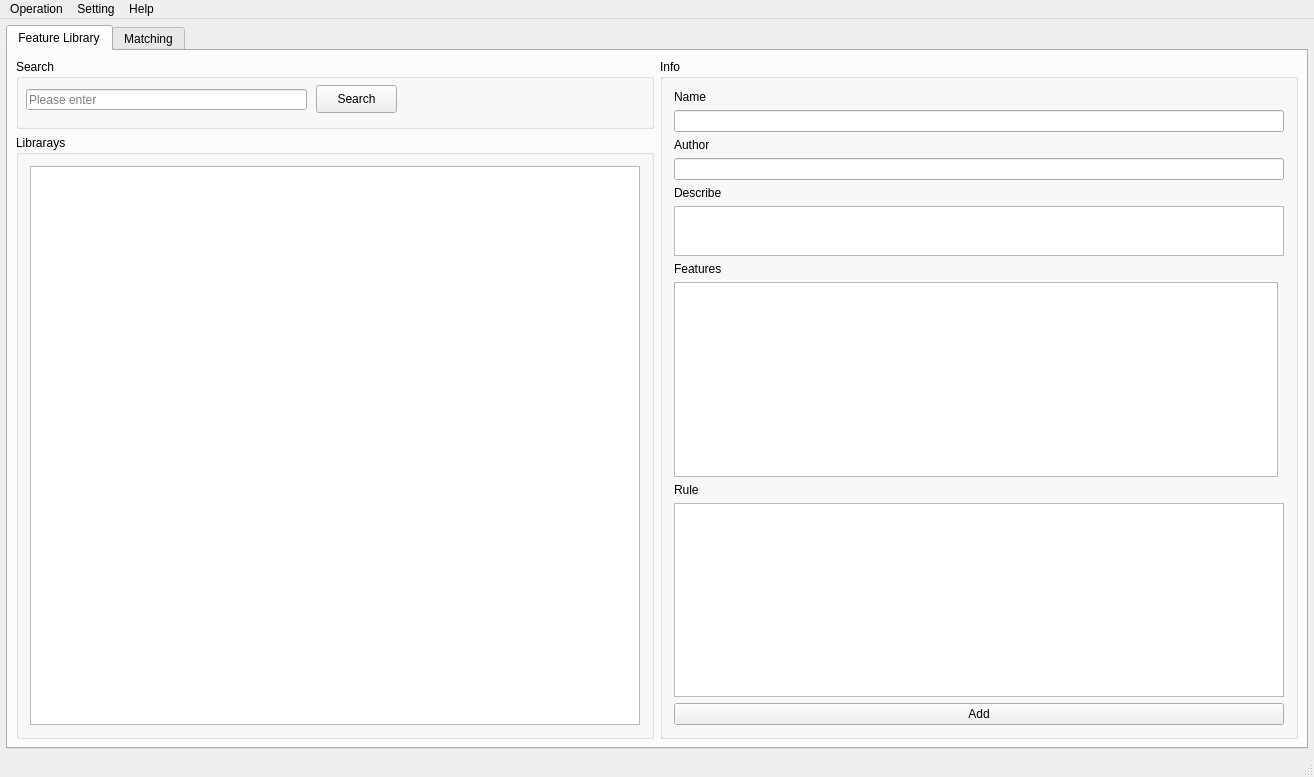
<?xml version="1.0" encoding="UTF-8"?>
<ui version="4.0">
 <class>FireDogEditorClass</class>
 <widget class="QMainWindow" name="FireDogEditorClass">
  <property name="geometry">
   <rect>
    <x>0</x>
    <y>0</y>
    <width>1314</width>
    <height>777</height>
   </rect>
  </property>
  <property name="minimumSize">
   <size>
    <width>1280</width>
    <height>768</height>
   </size>
  </property>
  <property name="windowTitle">
   <string>FireDogEditor</string>
  </property>
  <widget class="QWidget" name="centralWidget">
   <property name="minimumSize">
    <size>
     <width>0</width>
     <height>0</height>
    </size>
   </property>
   <layout class="QVBoxLayout" name="verticalLayout">
    <property name="leftMargin">
     <number>6</number>
    </property>
    <property name="topMargin">
     <number>6</number>
    </property>
    <property name="rightMargin">
     <number>6</number>
    </property>
    <property name="bottomMargin">
     <number>6</number>
    </property>
    <item>
     <widget class="QTabWidget" name="tabWidgetMain">
      <property name="enabled">
       <bool>true</bool>
      </property>
      <property name="styleSheet">
       <string notr="true"/>
      </property>
      <property name="currentIndex">
       <number>0</number>
      </property>
      <widget class="QWidget" name="tabFeatureLibrary">
       <property name="styleSheet">
        <string notr="true"/>
       </property>
       <attribute name="title">
        <string>Feature Library</string>
       </attribute>
       <layout class="QGridLayout" name="gridLayout">
        <property name="leftMargin">
         <number>8</number>
        </property>
        <property name="topMargin">
         <number>8</number>
        </property>
        <property name="rightMargin">
         <number>8</number>
        </property>
        <property name="bottomMargin">
         <number>8</number>
        </property>
        <item row="1" column="1">
         <widget class="QGroupBox" name="groupBoxLibrarays">
          <property name="title">
           <string>Librarays</string>
          </property>
          <layout class="QGridLayout" name="gridLayout_2">
           <item row="0" column="0">
            <widget class="QTableView" name="tableViewLibrary"/>
           </item>
          </layout>
         </widget>
        </item>
        <item row="0" column="1">
         <widget class="QGroupBox" name="groupBoxSearch">
          <property name="minimumSize">
           <size>
            <width>0</width>
            <height>70</height>
           </size>
          </property>
          <property name="maximumSize">
           <size>
            <width>16777215</width>
            <height>70</height>
           </size>
          </property>
          <property name="title">
           <string>Search</string>
          </property>
          <widget class="QLineEdit" name="lineEditSearchName">
           <property name="geometry">
            <rect>
             <x>10</x>
             <y>30</y>
             <width>281</width>
             <height>21</height>
            </rect>
           </property>
           <property name="placeholderText">
            <string>Please enter</string>
           </property>
          </widget>
          <widget class="QPushButton" name="pushButtonSearchName">
           <property name="geometry">
            <rect>
             <x>300</x>
             <y>26</y>
             <width>81</width>
             <height>28</height>
            </rect>
           </property>
           <property name="text">
            <string>Search</string>
           </property>
          </widget>
         </widget>
        </item>
        <item row="0" column="2" rowspan="2">
         <widget class="QGroupBox" name="groupBoxLibraryInfo">
          <property name="minimumSize">
           <size>
            <width>500</width>
            <height>0</height>
           </size>
          </property>
          <property name="maximumSize">
           <size>
            <width>16777215</width>
            <height>16777215</height>
           </size>
          </property>
          <property name="title">
           <string>Info</string>
          </property>
          <layout class="QGridLayout" name="gridLayout_3">
           <item row="0" column="0" colspan="2">
            <widget class="QLabel" name="labelLibraryInfoName">
             <property name="maximumSize">
              <size>
               <width>16777215</width>
               <height>15</height>
              </size>
             </property>
             <property name="text">
              <string>Name</string>
             </property>
            </widget>
           </item>
           <item row="1" column="0" colspan="2">
            <widget class="QLineEdit" name="lineEditLibraryInfoName">
             <property name="maximumSize">
              <size>
               <width>16777215</width>
               <height>24</height>
              </size>
             </property>
            </widget>
           </item>
           <item row="2" column="0" colspan="2">
            <widget class="QLabel" name="labelLibraryInfoAuthor">
             <property name="maximumSize">
              <size>
               <width>16777215</width>
               <height>15</height>
              </size>
             </property>
             <property name="text">
              <string>Author</string>
             </property>
            </widget>
           </item>
           <item row="3" column="0" colspan="2">
            <widget class="QLineEdit" name="lineEditLibraryInfoAuthor">
             <property name="maximumSize">
              <size>
               <width>16777215</width>
               <height>24</height>
              </size>
             </property>
            </widget>
           </item>
           <item row="4" column="0" colspan="2">
            <widget class="QLabel" name="labelLibraryInfoDescribe">
             <property name="maximumSize">
              <size>
               <width>16777215</width>
               <height>15</height>
              </size>
             </property>
             <property name="text">
              <string>Describe</string>
             </property>
            </widget>
           </item>
           <item row="5" column="0" colspan="2">
            <widget class="QTextEdit" name="textEditLibraryInfoDescribe">
             <property name="minimumSize">
              <size>
               <width>0</width>
               <height>50</height>
              </size>
             </property>
             <property name="maximumSize">
              <size>
               <width>16777215</width>
               <height>50</height>
              </size>
             </property>
            </widget>
           </item>
           <item row="6" column="0" colspan="2">
            <widget class="QLabel" name="labelLibraryInfoFeatures">
             <property name="text">
              <string>Features</string>
             </property>
            </widget>
           </item>
           <item row="7" column="0">
            <widget class="QTableView" name="tableViewLibraryInfoFeatures"/>
           </item>
           <item row="8" column="0">
            <widget class="QLabel" name="labelLibraryInfoRule">
             <property name="maximumSize">
              <size>
               <width>16777215</width>
               <height>15</height>
              </size>
             </property>
             <property name="text">
              <string>Rule</string>
             </property>
            </widget>
           </item>
           <item row="9" column="0" colspan="2">
            <widget class="QTreeView" name="treeViewLibraryInfoRules">
             <property name="headerHidden">
              <bool>true</bool>
             </property>
            </widget>
           </item>
           <item row="10" column="0" colspan="2">
            <widget class="QPushButton" name="pushButtonLibraryInfoSave">
             <property name="maximumSize">
              <size>
               <width>16777215</width>
               <height>28</height>
              </size>
             </property>
             <property name="text">
              <string>Add</string>
             </property>
            </widget>
           </item>
          </layout>
         </widget>
        </item>
       </layout>
      </widget>
      <widget class="QWidget" name="tabMatching">
       <property name="enabled">
        <bool>true</bool>
       </property>
       <attribute name="title">
        <string>Matching</string>
       </attribute>
       <layout class="QGridLayout" name="gridLayout_4">
        <property name="leftMargin">
         <number>8</number>
        </property>
        <property name="topMargin">
         <number>8</number>
        </property>
        <property name="rightMargin">
         <number>8</number>
        </property>
        <property name="bottomMargin">
         <number>8</number>
        </property>
        <item row="0" column="1" rowspan="3">
         <widget class="QGroupBox" name="groupBoxResult">
          <property name="title">
           <string>Result</string>
          </property>
          <layout class="QGridLayout" name="gridLayout_5">
           <item row="0" column="0">
            <widget class="QLineEdit" name="lineEditSearchResult">
             <property name="placeholderText">
              <string>Please enter</string>
             </property>
            </widget>
           </item>
           <item row="0" column="1">
            <widget class="QPushButton" name="pushButtonSearchResult">
             <property name="maximumSize">
              <size>
               <width>16777215</width>
               <height>16777215</height>
              </size>
             </property>
             <property name="text">
              <string>Search</string>
             </property>
            </widget>
           </item>
           <item row="1" column="0" colspan="2">
            <widget class="QTableView" name="tableViewSearchResult"/>
           </item>
          </layout>
         </widget>
        </item>
        <item row="0" column="0">
         <widget class="QGroupBox" name="groupBoxInput">
          <property name="maximumSize">
           <size>
            <width>410</width>
            <height>16777215</height>
           </size>
          </property>
          <property name="title">
           <string>Input</string>
          </property>
          <layout class="QVBoxLayout" name="verticalLayout_2">
           <item>
            <widget class="QLabel" name="labelText">
             <property name="text">
              <string>Text</string>
             </property>
            </widget>
           </item>
           <item>
            <widget class="QPlainTextEdit" name="plainTextText"/>
           </item>
           <item>
            <widget class="Line" name="line">
             <property name="orientation">
              <enum>Qt::Horizontal</enum>
             </property>
            </widget>
           </item>
           <item>
            <widget class="QLabel" name="labelHex">
             <property name="text">
              <string>Hex</string>
             </property>
            </widget>
           </item>
           <item>
            <widget class="HexEditor" name="plainTextHex">
             <property name="placeholderText">
              <string>00 11 22 33 44 55 66 77 88 99 AA BB CC DD EE FF</string>
             </property>
            </widget>
           </item>
           <item>
            <widget class="Line" name="line_2">
             <property name="orientation">
              <enum>Qt::Horizontal</enum>
             </property>
            </widget>
           </item>
           <item>
            <widget class="QLabel" name="labelFiles">
             <property name="text">
              <string>Files</string>
             </property>
            </widget>
           </item>
           <item>
            <widget class="QTableView" name="tableViewFiles"/>
           </item>
           <item>
            <widget class="QPushButton" name="pushButtonAddFiles">
             <property name="text">
              <string>Add Files</string>
             </property>
            </widget>
           </item>
          </layout>
         </widget>
        </item>
        <item row="2" column="0">
         <widget class="QPushButton" name="pushButtonMatch">
          <property name="text">
           <string>Match</string>
          </property>
         </widget>
        </item>
        <item row="1" column="0">
         <widget class="QGroupBox" name="groupBoxConfig">
          <property name="minimumSize">
           <size>
            <width>0</width>
            <height>80</height>
           </size>
          </property>
          <property name="maximumSize">
           <size>
            <width>410</width>
            <height>80</height>
           </size>
          </property>
          <property name="title">
           <string>Config</string>
          </property>
          <widget class="QLabel" name="labelThreadNum">
           <property name="geometry">
            <rect>
             <x>10</x>
             <y>53</y>
             <width>131</width>
             <height>20</height>
            </rect>
           </property>
           <property name="text">
            <string>Thread</string>
           </property>
           <property name="alignment">
            <set>Qt::AlignRight|Qt::AlignTrailing|Qt::AlignVCenter</set>
           </property>
          </widget>
          <widget class="QSpinBox" name="spinBoxThreadNum">
           <property name="geometry">
            <rect>
             <x>150</x>
             <y>50</y>
             <width>50</width>
             <height>22</height>
            </rect>
           </property>
           <property name="minimum">
            <number>1</number>
           </property>
           <property name="value">
            <number>5</number>
           </property>
          </widget>
          <widget class="QLabel" name="label100MB">
           <property name="geometry">
            <rect>
             <x>12</x>
             <y>23</y>
             <width>131</width>
             <height>16</height>
            </rect>
           </property>
           <property name="text">
            <string>File&gt;100MB Slice</string>
           </property>
           <property name="alignment">
            <set>Qt::AlignRight|Qt::AlignTrailing|Qt::AlignVCenter</set>
           </property>
          </widget>
          <widget class="QSpinBox" name="spinBox100MB">
           <property name="geometry">
            <rect>
             <x>150</x>
             <y>20</y>
             <width>50</width>
             <height>22</height>
            </rect>
           </property>
           <property name="minimum">
            <number>1</number>
           </property>
           <property name="value">
            <number>5</number>
           </property>
          </widget>
          <widget class="QLabel" name="label1GB">
           <property name="geometry">
            <rect>
             <x>209</x>
             <y>23</y>
             <width>131</width>
             <height>20</height>
            </rect>
           </property>
           <property name="text">
            <string>File&gt;1GB Slice</string>
           </property>
           <property name="alignment">
            <set>Qt::AlignRight|Qt::AlignTrailing|Qt::AlignVCenter</set>
           </property>
          </widget>
          <widget class="QSpinBox" name="spinBox1GB">
           <property name="geometry">
            <rect>
             <x>350</x>
             <y>20</y>
             <width>50</width>
             <height>22</height>
            </rect>
           </property>
           <property name="minimum">
            <number>1</number>
           </property>
           <property name="value">
            <number>10</number>
           </property>
          </widget>
         </widget>
        </item>
       </layout>
      </widget>
     </widget>
    </item>
   </layout>
  </widget>
  <widget class="QMenuBar" name="menuBar">
   <property name="geometry">
    <rect>
     <x>0</x>
     <y>0</y>
     <width>1314</width>
     <height>23</height>
    </rect>
   </property>
   <widget class="QMenu" name="menuOperation">
    <property name="title">
     <string>Operation</string>
    </property>
    <addaction name="actionOpen"/>
    <addaction name="separator"/>
    <addaction name="actionSave"/>
    <addaction name="actionSaveTo"/>
   </widget>
   <widget class="QMenu" name="menuHelp">
    <property name="title">
     <string>Help</string>
    </property>
    <addaction name="actionReportIssue"/>
    <addaction name="actionHomePage"/>
    <addaction name="separator"/>
    <addaction name="actionAbout"/>
   </widget>
   <widget class="QMenu" name="menuSetting">
    <property name="title">
     <string>Setting</string>
    </property>
    <addaction name="actionLanguage"/>
   </widget>
   <addaction name="menuOperation"/>
   <addaction name="menuSetting"/>
   <addaction name="menuHelp"/>
  </widget>
  <widget class="QStatusBar" name="statusBar"/>
  <action name="actionOpen">
   <property name="text">
    <string>Open</string>
   </property>
  </action>
  <action name="actionSave">
   <property name="enabled">
    <bool>false</bool>
   </property>
   <property name="text">
    <string>Save</string>
   </property>
  </action>
  <action name="actionHomePage">
   <property name="text">
    <string>Github</string>
   </property>
  </action>
  <action name="actionAbout">
   <property name="text">
    <string>About</string>
   </property>
  </action>
  <action name="actionSaveTo">
   <property name="enabled">
    <bool>false</bool>
   </property>
   <property name="text">
    <string>Save To</string>
   </property>
  </action>
  <action name="actionReportIssue">
   <property name="text">
    <string>Report Issue</string>
   </property>
  </action>
  <action name="actionLanguage">
   <property name="text">
    <string>Language</string>
   </property>
  </action>
 </widget>
 <layoutdefault spacing="6" margin="11"/>
 <customwidgets>
  <customwidget>
   <class>HexEditor</class>
   <extends>QPlainTextEdit</extends>
   <header>hexeditor.h</header>
  </customwidget>
 </customwidgets>
 <resources>
  <include location="FireDogEditor.qrc"/>
 </resources>
 <connections/>
</ui>
